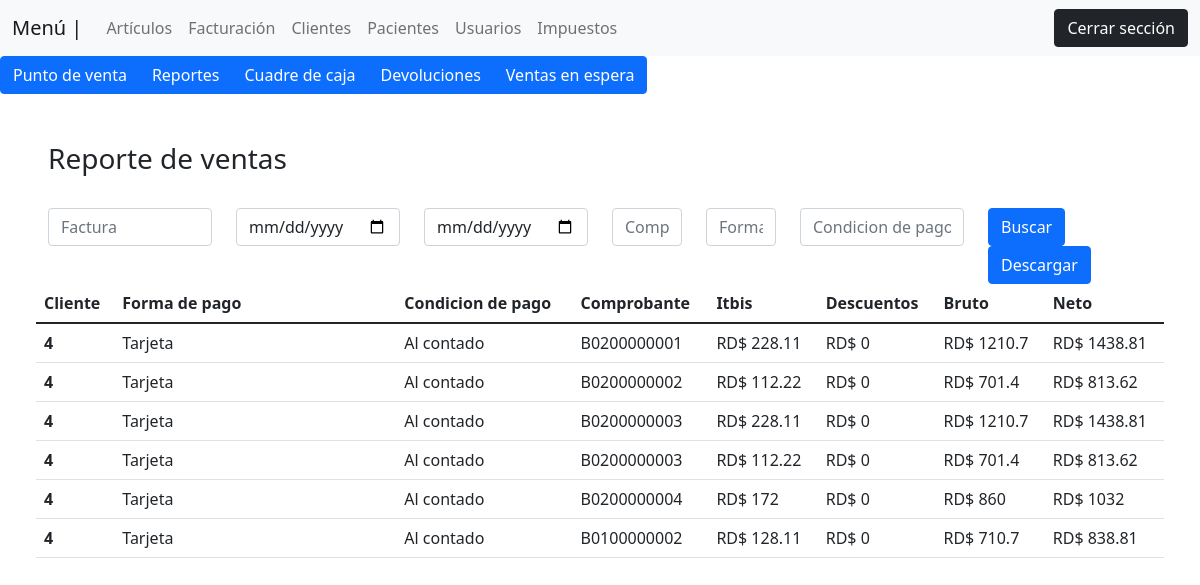
/views/reportes_de_ventas.php (signed in), run on an earlier commit of the app's database.
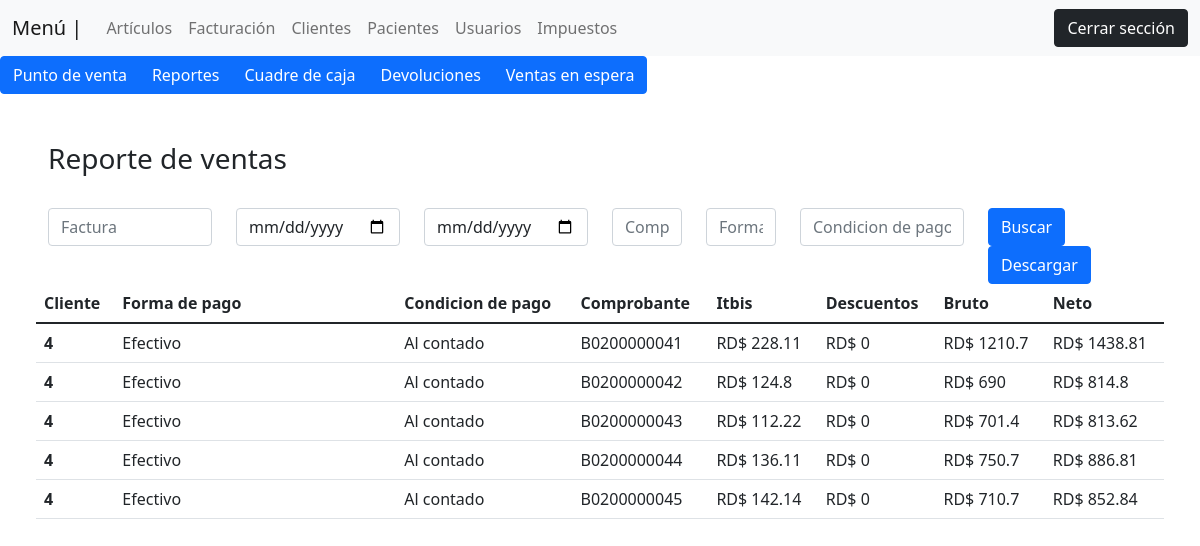
And on a later commit of the database.
### tables this page shows
CREATE TABLE `venta_cabecera` (
  `id` int(11) NOT NULL,
  `numero_factura` varchar(50) NOT NULL,
  `codigo_detalles` varchar(100) NOT NULL,
  `cliente` int(7) NOT NULL,
  `forma_pago` varchar(100) NOT NULL,
  `condicion_pago` varchar(50) NOT NULL,
  `comprobante` varchar(50) NOT NULL,
  `neto` float NOT NULL,
  `itbis` float NOT NULL,
  `bruto` float NOT NULL,
  `descuentos` float DEFAULT NULL,
  `creado_por` varchar(50) NOT NULL,
  `status` varchar(10) NOT NULL DEFAULT 'Activo',
  `fecha_creacion` timestamp NOT NULL DEFAULT current_timestamp() ON UPDATE current_timestamp(),
  `fecha_modificacion` date DEFAULT NULL,
  `modificado_por` varchar(100) DEFAULT NULL,
  `fecha_borrado` date DEFAULT NULL,
  `borrado_por` varchar(100) DEFAULT NULL
);

### views/reportes_de_ventas.php (the view, shortened to what this page needs)
<?php
 include('plantilla/menu_top.php');
 include('plantilla/menu_ventas.php');
 include('../backend/inventario/listas_articulos.php');
 $consulta_ventas = "SELECT * FROM venta_cabecera";
 $query_ventas = $conexion->query($consulta_ventas);
?>
<div class="p-5">
     <h3>Reporte de ventas</h3> <br>
        <div class="row">
            <div class="col-md-2" id="Factura">
                <input type="text" class="form-control" name="" id="factura" placeholder="Factura"><br>
            </div>
            <div class="col-md-2" id="Desde">
                <input type="date" class="form-control"  id="desde" placeholder="Buscar articulo"><br>
            </div>
            <div class="col-md-2" id="Hasta">
                <input type="date" class="form-control" name="hasta" id="hasta" placeholder="Buscar articulo"><br>
            </div>
            <div class="col-md-1" id="Comprobante">
                <input type="text" class="form-control" name="" id="comprobante" placeholder="Comprobante"><br>
            </div>
            <div class="col-md-1" id="Formadepago">
                <input type="text" class="form-control" name="" id="forma" placeholder="Forma de pago"><br>
            </div>
            <div class="col-md-2" id="Condicion">
                <input type="text" class="form-control" name="" id="condicion" placeholder="Condicion de pago"><br>
            </div>
            <div class="col-md-2">
                <button class="btn btn-primary" id="busqueda">Buscar</button>
                <button class="btn btn-primary">Descargar</button>
            </div>
        <table class="table" id="caja_init">
          <thead>
            <tr>
              <th scope="col">Cliente</th>
              <th scope="col" width="25%">Forma de pago</th>
              <th scope="col">Condicion de pago</th>
              <th scope="col">Comprobante</th>
              <th scope="col">Itbis</th>
              <th scope="col">Descuentos</th>
              <th scope="col">Bruto</th>
              <th scope="col">Neto</th>
            </tr>
          </thead>
          <tbody>
              <?php
                while($venta = $query_ventas->fetch_assoc()){
                ?>
                    <tr>
                        <th scope="row"><?php echo $venta["cliente"] ?></th>
                        <td><?php echo $venta["forma_pago"] ?></td>
                        <td><?php echo $venta["condicion_pago"] ?></td>
                        <td><?php echo $venta["comprobante"] ?></td>
                        <td><?php echo "RD$ ".$venta["itbis"] ?></td>
                        <td><?php echo "RD$ ".$venta["descuentos"] ?></td>
                        <td><?php echo "RD$ ".$venta["bruto"] ?></td>
                        <td><?php echo "RD$ ".$venta["neto"] ?></td>
                    </tr>
                <?php
                }
              ?>
          </tbody>
        </table>
        </div>
</div>

### views/plantilla/menu_top.php (shortened to what this page needs)
<link href="https://cdn.jsdelivr.net/npm/bootstrap@5.1.3/dist/css/bootstrap.min.css" rel="stylesheet">
<nav class="navbar navbar-expand-lg navbar-light bg-light">
  <div class="container-fluid">
    <a class="navbar-brand" href="#">Menú |</a>
    <div class="collapse navbar-collapse" id="navbarNav">
      <ul class="navbar-nav">
        <li class="nav-item">
          <a href="inventario.php" class="nav-link" href="#">Artículos</a>
        </li>
        <li class="nav-item">
            <a class="nav-link" href="punto_de_facturacion.php">Facturación</a>
          </li>
        <li class="nav-item">
          <a href="crear_cliente.php" class="nav-link ">Clientes</a>
        </li>
        <li class="nav-item">
          <a href="registro_pacientes.php" class="nav-link ">Pacientes</a>
        </li>
        <li class="nav-item">
          <a class="nav-link" href="lista_usuarios.php">Usuarios</a>
        </li>
        <li class="nav-item">
          <a class="nav-link" href="crear_codigo.php">Impuestos</a>
        </li>
      </ul>
    </div>
      <a href="../backend/control/cerrar.php"><button class="btn btn-dark">Cerrar sección</button></a>
  </div>
</nav>

### views/plantilla/menu_ventas.php
<div class="btn-group">
    <a href="punto_de_facturacion.php" type="button" class="btn btn-primary" >Punto de venta</a>
    <a href="reportes_de_ventas.php" type="button" class="btn btn-primary">Reportes</a>
    <a href="#" type="button" class="btn btn-primary">Cuadre de caja</a>
    <a href="#" type="button" class="btn btn-primary">Devoluciones</a>
    <a href="#" type="button" class="btn btn-primary">Ventas en espera</a>
</div>

What changed in the data, as far as the page shows it:
removed venta_cabecera: cliente "4", forma_pago "Tarjeta", condicion_pago "Al contado", comprobante "B0200000001", itbis "228.11", descuentos "0", bruto "1210.7", neto "1438.81"
removed venta_cabecera: cliente "4", forma_pago "Tarjeta", condicion_pago "Al contado", comprobante "B0200000002", itbis "112.22", descuentos "0", bruto "701.4", neto "813.62"
removed venta_cabecera: cliente "4", forma_pago "Tarjeta", condicion_pago "Al contado", comprobante "B0200000003", itbis "228.11", descuentos "0", bruto "1210.7", neto "1438.81"
removed venta_cabecera: cliente "4", forma_pago "Tarjeta", condicion_pago "Al contado", comprobante "B0200000003", itbis "112.22", descuentos "0", bruto "701.4", neto "813.62"
removed venta_cabecera: cliente "4", forma_pago "Tarjeta", condicion_pago "Al contado", comprobante "B0200000004", itbis "172", descuentos "0", bruto "860", neto "1032"
removed venta_cabecera: cliente "4", forma_pago "Tarjeta", condicion_pago "Al contado", comprobante "B0100000002", itbis "128.11", descuentos "0", bruto "710.7", neto "838.81"
added venta_cabecera: cliente "4", forma_pago "Efectivo", condicion_pago "Al contado", comprobante "B0200000041", itbis "228.11", descuentos "0", bruto "1210.7", neto "1438.81"
added venta_cabecera: cliente "4", forma_pago "Efectivo", condicion_pago "Al contado", comprobante "B0200000042", itbis "124.8", descuentos "0", bruto "690", neto "814.8"
added venta_cabecera: cliente "4", forma_pago "Efectivo", condicion_pago "Al contado", comprobante "B0200000043", itbis "112.22", descuentos "0", bruto "701.4", neto "813.62"
added venta_cabecera: cliente "4", forma_pago "Efectivo", condicion_pago "Al contado", comprobante "B0200000044", itbis "136.11", descuentos "0", bruto "750.7", neto "886.81"
added venta_cabecera: cliente "4", forma_pago "Efectivo", condicion_pago "Al contado", comprobante "B0200000045", itbis "142.14", descuentos "0", bruto "710.7", neto "852.84"
